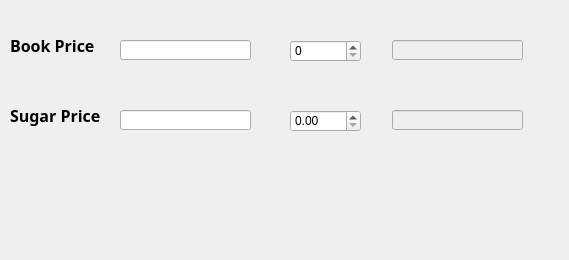
<?xml version="1.0" encoding="UTF-8"?>
<ui version="4.0">
 <class>Dialog</class>
 <widget class="QDialog" name="Dialog">
  <property name="geometry">
   <rect>
    <x>0</x>
    <y>0</y>
    <width>569</width>
    <height>260</height>
   </rect>
  </property>
  <property name="windowTitle">
   <string>Dialog</string>
  </property>
  <widget class="QLabel" name="label">
   <property name="geometry">
    <rect>
     <x>10</x>
     <y>30</y>
     <width>101</width>
     <height>31</height>
    </rect>
   </property>
   <property name="font">
    <font>
     <family>Mali SemiBold</family>
     <pointsize>12</pointsize>
     <weight>75</weight>
     <bold>true</bold>
    </font>
   </property>
   <property name="text">
    <string>Book Price</string>
   </property>
  </widget>
  <widget class="QLabel" name="label_2">
   <property name="geometry">
    <rect>
     <x>10</x>
     <y>100</y>
     <width>101</width>
     <height>31</height>
    </rect>
   </property>
   <property name="font">
    <font>
     <family>Mali SemiBold</family>
     <pointsize>12</pointsize>
     <weight>75</weight>
     <bold>true</bold>
    </font>
   </property>
   <property name="text">
    <string>Sugar Price</string>
   </property>
  </widget>
  <widget class="QLabel" name="lblTotal">
   <property name="geometry">
    <rect>
     <x>250</x>
     <y>180</y>
     <width>281</width>
     <height>61</height>
    </rect>
   </property>
   <property name="font">
    <font>
     <family>Mali SemiBold</family>
     <pointsize>22</pointsize>
     <weight>75</weight>
     <bold>true</bold>
    </font>
   </property>
   <property name="text">
    <string/>
   </property>
  </widget>
  <widget class="QSpinBox" name="spinBookQty">
   <property name="geometry">
    <rect>
     <x>290</x>
     <y>40</y>
     <width>71</width>
     <height>22</height>
    </rect>
   </property>
  </widget>
  <widget class="QDoubleSpinBox" name="dblspinSugarQty">
   <property name="geometry">
    <rect>
     <x>290</x>
     <y>110</y>
     <width>71</width>
     <height>22</height>
    </rect>
   </property>
  </widget>
  <widget class="QLineEdit" name="txtBookPrice">
   <property name="geometry">
    <rect>
     <x>120</x>
     <y>40</y>
     <width>131</width>
     <height>20</height>
    </rect>
   </property>
  </widget>
  <widget class="QLineEdit" name="txtSugarPrice">
   <property name="geometry">
    <rect>
     <x>120</x>
     <y>110</y>
     <width>131</width>
     <height>20</height>
    </rect>
   </property>
  </widget>
  <widget class="QLineEdit" name="txtBookTotal">
   <property name="enabled">
    <bool>false</bool>
   </property>
   <property name="geometry">
    <rect>
     <x>392</x>
     <y>40</y>
     <width>131</width>
     <height>20</height>
    </rect>
   </property>
  </widget>
  <widget class="QLineEdit" name="txtSugarTotal">
   <property name="enabled">
    <bool>false</bool>
   </property>
   <property name="geometry">
    <rect>
     <x>392</x>
     <y>110</y>
     <width>131</width>
     <height>20</height>
    </rect>
   </property>
  </widget>
 </widget>
 <resources/>
 <connections/>
</ui>
